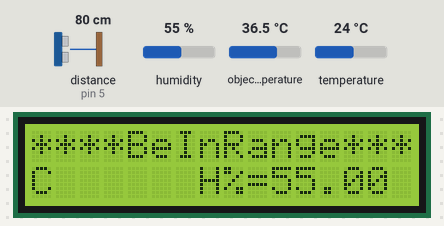
This sketch was run on a simulated Arduino Uno, built with avr-gcc and run on an emulated ATmega328P. On the bench: 16×2 character LCD. Wiring (inferred from the names in the program): ultrasonic range finder: trigger pin 4; echo pin 5. The test bench sets the inputs (shaded band); at power-on: distance to the obstacle (sensor on pin 5) 80 cm, humidity 55 %, object temperature 36.5 °C, temperature 24 °C. The echo pulse lasts 58.3 µs per cm; the modem accepts every AT command (registered, SIM ready, sends succeed) and sends nothing else; what the sketch prints to the serial monitor is not drawn.

Above: at 3.3 s.
3.4 s: distance to the obstacle (sensor on pin 5) set to 7 cm
5.6 s: distance to the obstacle (sensor on pin 5) set to 4 cm
At 7.2 s:
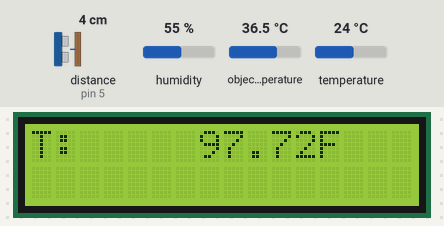
9.9 s: distance to the obstacle (sensor on pin 5) set to 9 cm
At 10.69 s:
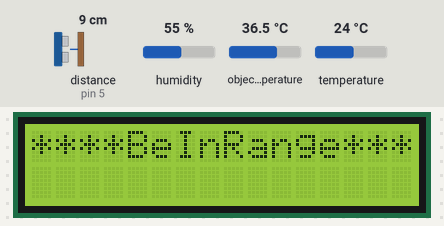
12.3 s: humidity set to 22 %
At 13.7 s:
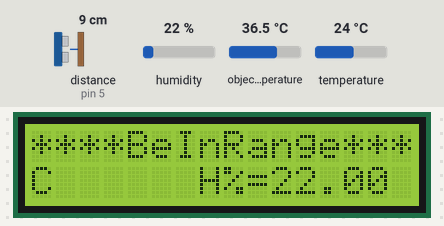
14.5 s: humidity set to 68 %
At 16.5 s:
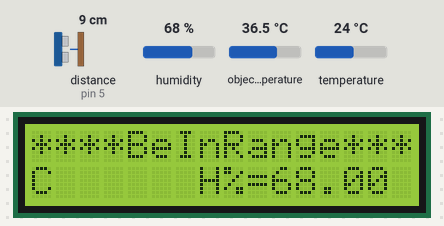
16.8 s: humidity set to 88 %
Timing chart, 0 to 19.8 s (numbered marks = the images above; inputs shaded):
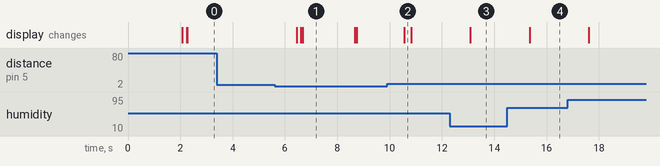

Measured:
- the behaviour switches between 6 and 5 cm on distance to the obstacle (sensor on pin 5) (found by bisection; images 0 and 1)
- after the input at 3.4 s, every drawn part: stays the same
- after the input at 5.6 s, the display: changes after 0.84 s (image 1)
- after the input at 9.9 s, the display: changes after 0.67 s (image 2)
- after the input at 12.3 s, the display: changes after 0.79 s (image 3)
- after the input at 14.5 s, the display: changes after 0.85 s (image 4)
- what the display in image 1 shows lasts 2.0 s, from 6.7 s to 8.7 s

The sketch:

ARDUINO_1.ino
```cpp
#include <dht11.h>
#include <LiquidCrystal_I2C.h>
#include <Wire.h>
#include <Adafruit_MLX90614.h>
#include <Adafruit_I2CDevice.h>
#include <SoftwareSerial.h>
//#include <SPI.h>
//#include <MFRC522.h>
//#include <WiFiUdp.h>


//#define WIFI_SSID "ToxiFi"
//#define WIFI_PASSWORD "pranto11223344"
//const String YOUR_PHONE = "8801624846897"; //Without +
//const String YOUR_APIKEY = "91935970"; //Your API KEY
//const String URL = "https://api.whatabot.net/whatsapp/sendMessage?apikey=91935970&text=Hello%20from%20Whatabot&phone=8801624846897";
//WiFiUDP ntpUDP;

//#define SS_PIN 10 //RX slave select
//#define RST_PIN 9

//MFRC522 mfrc522(SS_PIN, RST_PIN); // Create MFRC522 instance.

/*byte card_ID[4]; //card UID size 4byte
byte Name1[4]={0x77,0x74,0x70,0x63};//first UID card
byte Name2[4]={0x09,0x93,0xBF,0xB9};//second UID card
byte Name3[4]={0xD3,0x1A,0x08,0x0C};
byte Name4[4]={0xC3,0xBF,0xC5,0x11};
//if you want the arduino to detect the cards only once
int NumbCard[4];//this array content the number of cards. in my case i have just two cards.
int j=0;
*/
//int const RedLed=6;
//int const GreenLed=5;
//int const Buzzer=8;

//String Name;//user name
//long Number;//user number
//int n ;//The number of card you want to detect (optional)
int RX=3;
int TX=2;

dht11 dhtObject;

Adafruit_MLX90614 mlx = Adafruit_MLX90614();

LiquidCrystal_I2C lcd(0x27,16,2);
SoftwareSerial esp8266(RX,TX);

int TRIGGER_PIN=4;
int ECHO_PIN=5;


int dht_apin=6;
int CUT_OFF_TEMPERATURE =95; //This is temperature in degreeC
int MAX_DISTANCE=5;
float duration, distance;

String AP = "OnePlus 9 5G";       // AP NAME
String PASS = "235146175"; // AP PASSWORD
String API = "F1NJ35JTXVDXVV3O";   // Write API KEY
String HOST = "api.thingspeak.com";
String PORT = "80";
int countTrueCommand;
int countTimeCommand;
boolean found = false;
int valSensor = 1;


void setup()
{
  Serial.begin (9600);
  esp8266.begin(9600);
  mlx.begin();

   lcd.init();
   lcd.backlight();
   //Wire.setClock(400000);
  lcd.print("IoT Temp-Env System");
  delay(2000);
  //lcd.clear();

  lcd.clear();
    lcd.setCursor(0,0);
  pinMode(TRIGGER_PIN,OUTPUT);
  pinMode(ECHO_PIN,INPUT);


  sendCommand("AT",5,"OK");
  sendCommand("AT+CWMODE=1",5,"OK");
  sendCommand("AT+CWJAP=\""+ AP +"\",\""+ PASS +"\"",20,"OK");


}

void loop()
{
 String getData = "GET /update?api_key="+ API +"&field1="+temp()+"&field2="+getTemperatureValue()+"&field3="+getHumidityValue();
 sendCommand("AT+CIPMUX=1",5,"OK");
 sendCommand("AT+CIPSTART=0,\"TCP\",\""+ HOST +"\","+ PORT,15,"OK");
 sendCommand("AT+CIPSEND=0," +String(getData.length()+4),4,">");
 esp8266.println(getData);
 delay(1500);
 countTrueCommand++;
 sendCommand("AT+CIPCLOSE=0",5,"OK");

    temp();
    getTemperatureValue();
    getHumidityValue();


}

String temp()
{
    digitalWrite(TRIGGER_PIN,LOW);
    delay(2);
    digitalWrite(TRIGGER_PIN,HIGH);
    delayMicroseconds(10);
    digitalWrite(TRIGGER_PIN,LOW);
    duration=pulseIn(ECHO_PIN,HIGH);
    distance=(duration*0.034)/2;
    Serial.print(distance);
    float temperature=mlx.readObjectTempF();
      Serial.print("Temperature");
      Serial.print(temperature);
  if(distance<=MAX_DISTANCE)
    {
      Serial.print("Temperature");
      Serial.print(temperature);
      lcd.clear();
      lcd.setCursor(0,0);
      lcd.print("T:");
       lcd.setCursor(7,0);
      lcd.print(temperature);
      lcd.println("F ");
      lcd.setCursor(13,0);
        delay (100);
    }
    else
    {

    lcd.setCursor(0,0);
    lcd.print("****BeInRange**** ");
    delay(200);
    //lcd.setCursor(0,0);

    //buzzer();
    }


    //delay(200);
     return String(mlx.readObjectTempF());
    }

String getTemperatureValue()
{


    dhtObject.read(dht_apin);
    float temp = dhtObject.temperature;
    lcd.setCursor(0,1);
    Serial.print("RT:");
   Serial.println( temp);
   lcd.print("C");
   //lcd.setCursor(10,1);
   //delay(2000);
   return String(temp);

}


String getHumidityValue()
{


   dhtObject.read(dht_apin);
   float humidity = dhtObject.humidity;
    lcd.setCursor(7,1);
   lcd.print("H%=");
   lcd.println( humidity);

   return String(humidity);

}
/*void buzzer()

{
 //int t=mlx.readObjectTempF();
  if ( mlx.readObjectTempF()>CUT_OFF_TEMPERATURE)
  {
    digitalWrite(BUZZER_PIN,HIGH);
    delay(1000);
  }
  else
  {
    digitalWrite(BUZZER_PIN, LOW);
  }

  delay(1000);
}*/

 void sendCommand(String command, int maxTime, char readReplay[])
{
  Serial.print(countTrueCommand);
  Serial.print(". at command => ");
  Serial.print(command);
  Serial.print(" ");
  while(countTimeCommand < (maxTime*1))
  {
    esp8266.println(command);//at+cipsend
    if(esp8266.find(readReplay))//ok
    {
      found = true;
      break;
    }

    countTimeCommand++;
  }

  if(found == true)
  {
    Serial.println("OYI");
    countTrueCommand++;
    countTimeCommand = 0;
  }

  if(found == false)
  {
    Serial.println("Fail");
    countTrueCommand = 0;
    countTimeCommand = 0;
  }

  found = false;
 }
```
